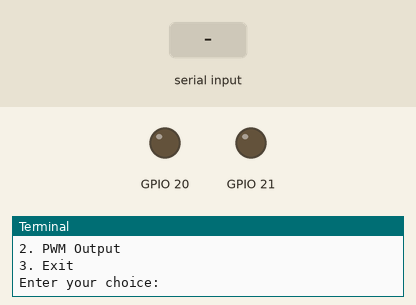
Recording of a program running on a simulated Raspberry Pi (BCM pin numbers). Parts: output pins drawn as LEDs (lit = HIGH), the last lines printed to the terminal. The inputs (shaded band) are chosen by the test bench.

Above: at 1.2 s.
1.3 s: "1" typed at the terminal, then Enter
2.8 s: "2" typed at the terminal, then Enter
4.3 s: "3" typed at the terminal, then Enter
At 5.3 s:
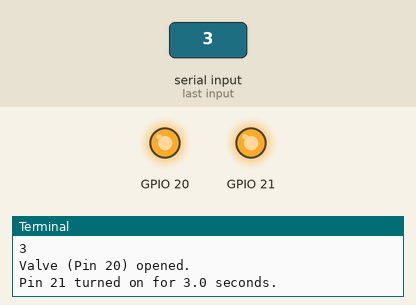
5.8 s: "4" typed at the terminal, then Enter
At 7.7 s:
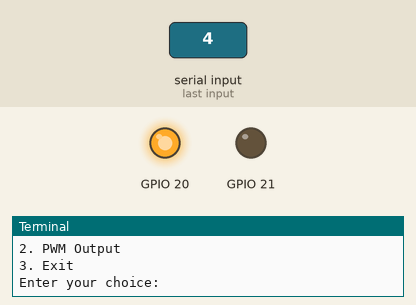
8.8 s: "2" typed at the terminal, then Enter
10.3 s: "21" typed at the terminal, then Enter
Timing chart, 0 to 12.8 s (numbered marks = the images above; inputs shaded):
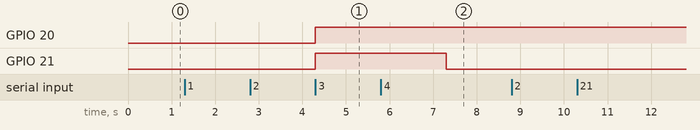

The program:

testing.py
```python
import RPi.GPIO as GPIO
import time

GPIO.setmode(GPIO.BCM)
GPIO.setwarnings(False)

def digital_for_duration(pin, duration):
    if pin == 21:  # If the chosen pin is for the Washing pump
        GPIO.setup(20, GPIO.OUT)  # Set up the Valve & pump-out pin
        GPIO.output(20, GPIO.HIGH)  # Open the Valve
        print("Valve (Pin 20) opened.")

    elif pin == 23:  # If the chosen pin is for the Sample water
        GPIO.setup(20, GPIO.OUT)  # Set up the Valve & pump-out pin
        GPIO.output(20, GPIO.LOW)  # Close the Valve
        print("Valve (Pin 20) closed.")

    GPIO.setup(pin, GPIO.OUT)
    GPIO.output(pin, GPIO.HIGH)
    print(f"Pin {pin} turned on for {duration} seconds.")

    try:
        time.sleep(duration)
    except KeyboardInterrupt:
        print(f"\nInterrupted! Turning off pin {pin} immediately.")

    GPIO.output(pin, GPIO.LOW)
    print(f"Pin {pin} turned off.")

def pwm_for_duration(pin, duty_cycle, duration):
    GPIO.setup(pin, GPIO.OUT)

    pwm = GPIO.PWM(pin, 100)  # Frequency is hardcoded to 100Hz

    try:
        pwm.start(duty_cycle)
        print(f"Started PWM on pin {pin} with 100Hz frequency and {duty_cycle}% duty cycle.")
        print(f"It will run for {duration} seconds or you can press Ctrl+C to exit early.")
        time.sleep(duration)
    except KeyboardInterrupt:
        print("\nExiting early due to user interrupt.")
    finally:
        pwm.stop()
        print(f"Stopped PWM on pin {pin}.")

def main():
    try:
        while True:
            print("\nMenu:")
            print("1. Digital Output")
            print("2. PWM Output")
            print("3. Exit")

            choice = input("Enter your choice: ")

            if choice == "1":
                print("\nDigital Output Options:")
                print("1. Sample water (Pin 23)")
                print("2. Washing pump (Pin 21)")
                print("3. Mixing pump (Pin 16)")
                print("4. Valve (Pin 20)")

                digital_choice = input("Enter your choice: ")
                if digital_choice == "1":
                    pin = 23
                elif digital_choice == "2":
                    pin = 21
                elif digital_choice == "3":
                    pin = 16
                elif digital_choice == "4":
                    pin = 20
                else:
                    print("Invalid choice. Returning to main menu.")
                    continue

                duration = float(input("Enter duration in seconds: "))
                digital_for_duration(pin, duration)

            elif choice == "2":
                print("\nPWM Output Options:")
                print("1. LED (Pin 12, max 40%)")
                print("2. Dosing pump (Pin 13, max 40%)")

                pwm_choice = input("Enter your choice: ")
                if pwm_choice == "1":
                    pin = 12
                elif pwm_choice == "2":
                    pin = 13
                else:
                    print("Invalid choice. Returning to main menu.")
                    continue

                duty_cycle = float(input("Enter duty cycle (0-40): "))
                if duty_cycle > 40:
                    print("Duty cycle exceeds maximum limit. Setting to 40%.")
                    duty_cycle = 40

                duration = float(input("Enter duration in seconds: "))
                pwm_for_duration(pin, duty_cycle, duration)

            elif choice == "3":
                print("Exiting program.")
                break
            else:
                print("Invalid choice. Please try again.")
    except KeyboardInterrupt:
        print("\nProgram interrupted by user. Exiting.")
        GPIO.cleanup()

if __name__ == "__main__":
    main()
```

Measured:
- after the input at 4.3 s, GPIO 20, GPIO 21: LOW → HIGH at once
